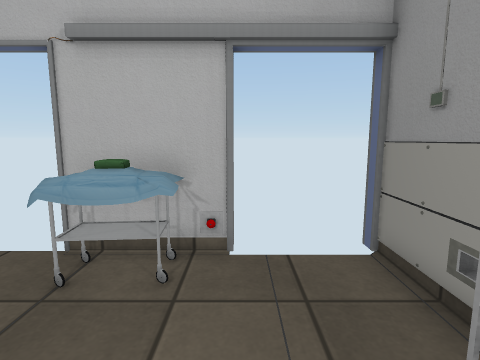
View 1 (above)

15 first-person views from a walk through a Unity game level. The camera is 1.2 m above the floor, tilts 8° down and sees 80° across. The floor is counted in squares, 0.5 m on a side. Each view is taken from the middle of a square. On the plan, view 1 faces up. The plan holds only what a view shows up to about 18 squares ahead; the rest is blank. The player is left out. Some animated figures are left out. Door leaves are left out, so doorways stand open. Some surface patterns are stand-ins.

View 2
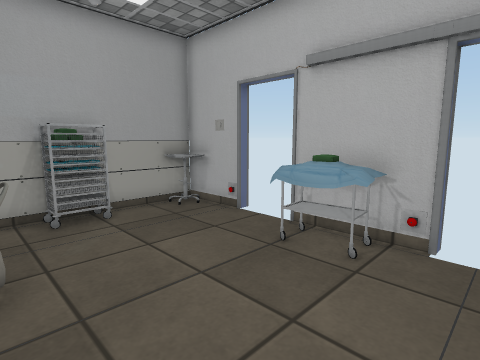

View 3
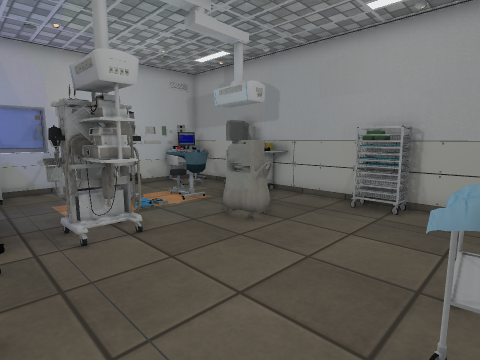

View 4
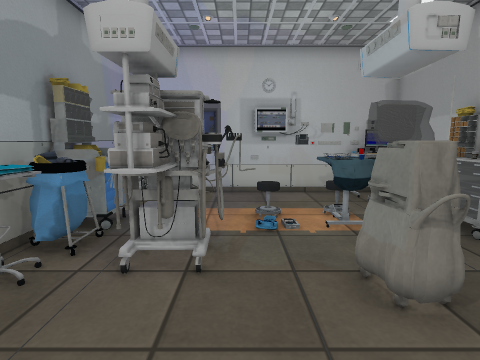

View 5
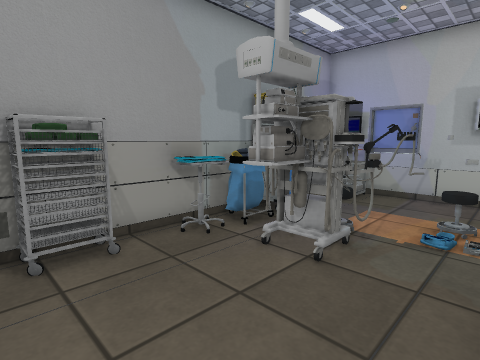

View 6
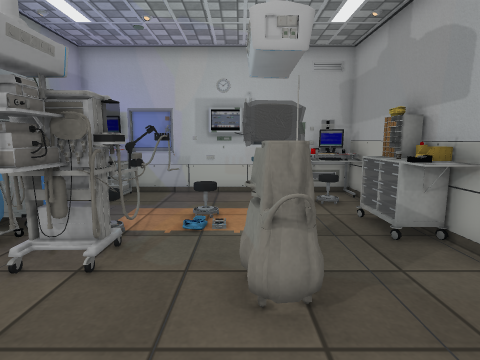

View 7
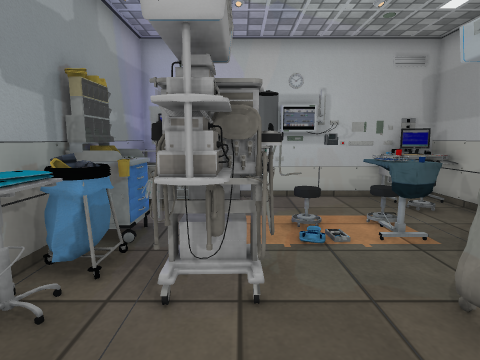

View 8
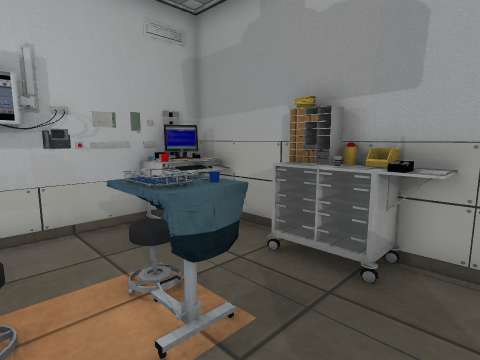

View 9
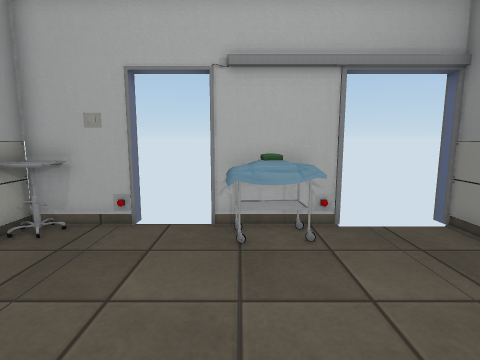

View 10
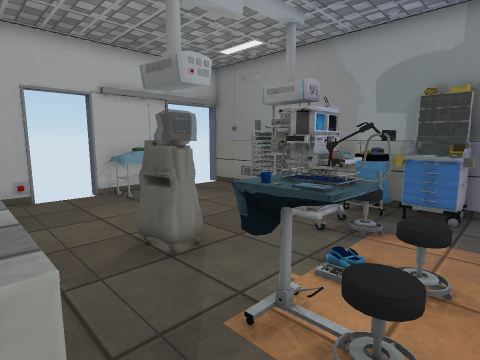

View 11
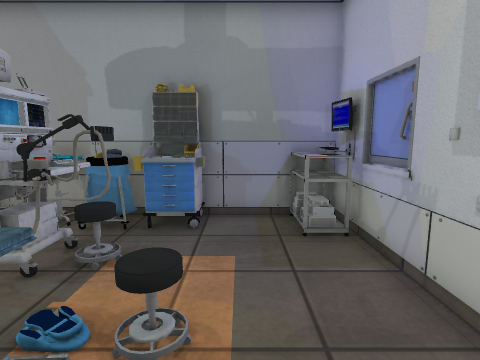

View 12
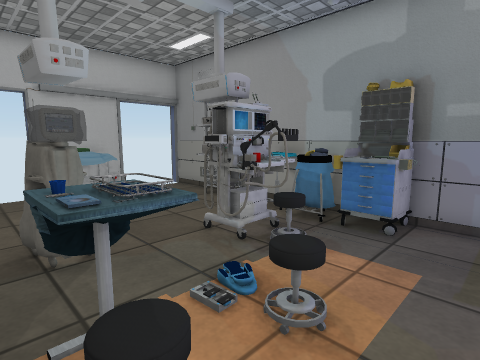

View 13
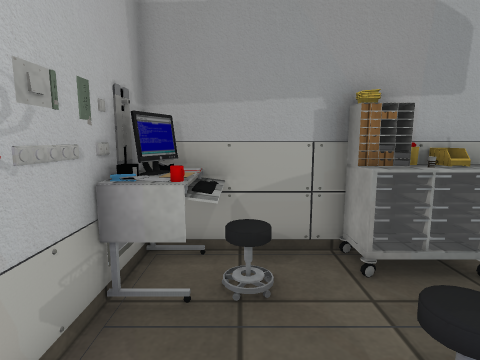

View 14
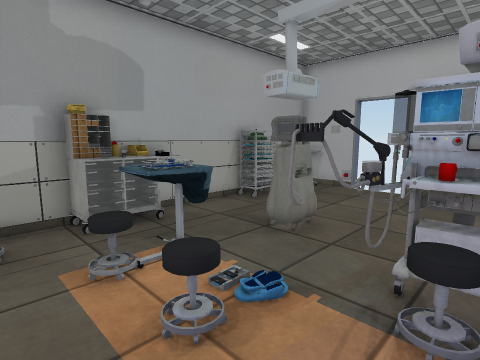

View 15
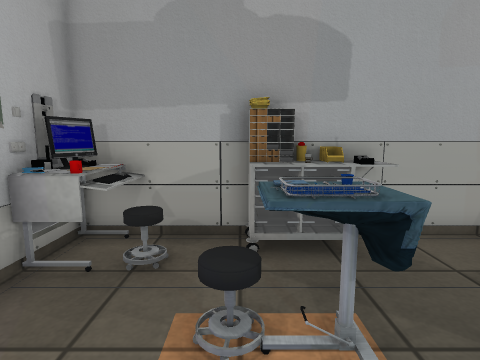

### Floor plan
Points are (right, up) in squares from view 1. A wall is a line through its corners. A room is listed if a view was taken in it or the views show most of it. See-through windows are left out.
Room 1 (views 1, 2, 3, 4, 5, 6, 7, 8, 9, 10, 11, 12, 13, 14, 15)
walls: (2.2, 0.8) (2.2, 2.1); (-8.1, 1.6) (-8.1, 1) (-8.5, 1); (-9, -6.4) (-9, -10); (3, 3.4) (3, 6.5); (-0.6, -10) (3, -10) (3, 1.6); (-0.1, 6) (-3.8, 6); (-6, 6) (-9, 6) (-9, -3.6); (1.2, -9.7) (2.2, -9.6)
low walls: (-2.3, 4.4) (-2.8, 4.3); (-2, 4.5) (-2.5, 4.5); (-1.2, 4.4) (-1.8, 4.6); (-1.2, 4.4) (-2.1, 4.4); (-1, 4.4) (-3.2, 4.3); (-1.9, 4.8) (-2.5, 4.8); (-3, 5.4) (-3, 4.5); (-1.4, 5.5) (-1.3, 5)
ways out: open door at (-5, 6); open door at (1.5, 6)
objects: other object (-9, -6); bin (-9, -5); container (-9, -4) to (-8, -4); other object (-8, -10); other object (-8, -9); keyboard (-8, -8); other object (-8, -6) to (-8, -5); other object (-8, -3); other object (-8, -2); trolley (-8, 2); other object (-8, 5); TV (-7, -10); other object (-7, -9); other object (-7, -8); other object (-7, -3); other object (-7, 6); other object (-6, -10); other object (-6, -9); other object (-6, -6) to (-4, -4); other object (-5, -10); other object (-5, -2) to (-4, -1); other object (-4, -10); other object (-3, -10); other object (-3, -9); other object (-2, -10); other object (-2, -5) to (-2, -3); other object (-1, -10); stool (-1, -4) to (0, -4); other object (-1, -3); other object (-1, -2) to (0, -1); other object (0, -3); other object (1, -9); container (1, -6); other object (1, -5); other object (1, -3); other object (2, -9); other object (2, -5); bin (2, -4); bin (2, -3); other object (2, -2) to (2, -1); other object (3, -2); trolley (3, 2); other object (3, 3)

Where each view was taken, in squares from view 1:
view 1: 0 up, 0 right, facing up
view 2: 1 down, 1 right, facing up-left
view 3: 5 up, 2 right, facing down-left
view 4: 3 up, 2 left, facing down
view 5: 3 up, 4 left, facing down-right
view 6: 3 up, 4 left, facing down
view 7: 2 up, 1 left, facing down
view 8: 2 down, 3 left, facing down-left
view 9: 2 down, 3 left, facing up
view 10: 7 down, 8 left, facing up-right
view 11: 7 down, 6 left, facing right
view 12: 8 down, 6 left, facing up-right
view 13: 8 down, 3 left, facing left
view 14: 8 down, 0 right, facing up-left
view 15: 6 down, 2 left, facing left
